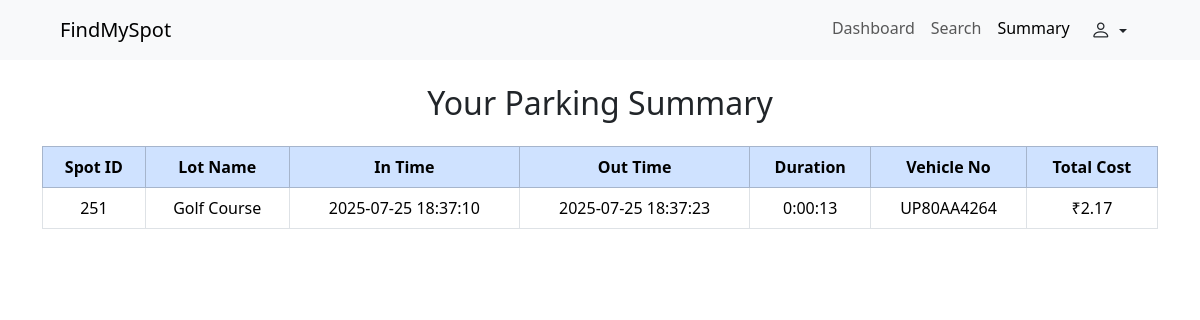
The page /user/summary (signed in) on the database its author committed.
### backend/models.py (models this page shows)
class ParkingLot(db.Model):
    __tablename__ = "Parking_Lot"
    id = db.Column(db.Integer , primary_key = True , autoincrement=True)
    prime_location_name = db.Column(db.String, nullable = False)
    price = db.Column(db.Integer, nullable = False) #####
    address = db.Column(db.String, nullable = False)
    city = db.Column(db.String , nullable = False)
    pin_code = db.Column(db.Integer, nullable = False)
    maximum_number_of_spots = db.Column(db.Integer, nullable = False)
    spots = db.relationship("ParkingSpot", backref = "Parking_Lot")
    reserved_parking_spot = db.relationship("ReservedParkingSpot" , backref="Parking_Lot")

class ReservedParkingSpot(db.Model):
    __tablename__ = "Reserved_Parking_Spot"
    id = db.Column(db.Integer , primary_key = True , autoincrement=True)
    spot_id = db.Column(db.Integer, db.ForeignKey("Parking_Spot.id"), nullable = False)
    user_id = db.Column(db.Integer, db.ForeignKey("user.id"), nullable = False)
    lot_id = db.Column(db.Integer, db.ForeignKey('Parking_Lot.id'), nullable=False)
    parking_timestamp = db.Column(db.String, nullable = False)
    leaving_timestamp = db.Column(db.String, nullable = False)
    vehicle_number = db.Column(db.String, nullable = False)
    parkingCost_unitTime = db.Column(db.Integer, nullable = False) ####
    total_cost = db.Column(db.Float, nullable=True)

### backend/routes.py (the view)
@app.route('/user/summary')
@login_required
def user_summary():
    from datetime import datetime
    bookings = ReservedParkingSpot.query.filter_by(user_id=current_user.id).all()
    summary_data = []
    for booking in bookings:
        if booking.leaving_timestamp != "Not yet left":
            in_time = datetime.strptime(booking.parking_timestamp, "%Y-%m-%d %H:%M:%S")
            out_time = datetime.strptime(booking.leaving_timestamp, "%Y-%m-%d %H:%M:%S")
            duration = out_time - in_time
            total_cost = booking.total_cost or round((duration.total_seconds() / 3600) * booking.parkingCost_unitTime, 2)
            summary_data.append({
                'spot_id': booking.spot_id,
                'lot_name': booking.Parking_Lot.prime_location_name,
                'in_time': booking.parking_timestamp,
                'out_time': booking.leaving_timestamp,
                'duration': str(duration),
                'vehicle_number': booking.vehicle_number,
                'cost': f"₹{total_cost:.2f}"
            })
    return render_template('/user/summary.html', summary_data=summary_data)

### app.py (called while the page is built)
def create_app():
    app = Flask(__name__)
    app.config["SQLALCHEMY_DATABASE_URI"] = "sqlite:///vehicle__app_db.sqlite3"
    app.config["SECRET_KEY"] = "thisismayankdhangar"
    db.init_app(app)
    login_manager = LoginManager(app)
    @login_manager.user_loader
    def load_user(email): #taking the id from cookies
        return db.session.query(User).filter_by(email = email).first() or db.session.query(Admin).filter_by(email = email).first()
    app.app_context().push()
    db.create_all()
    return app

### templates/user/summary.html (shortened to what this page needs)
<!DOCTYPE html>
<html lang="en">
<head>
    <link href="https://cdn.jsdelivr.net/npm/bootstrap@5.3.7/dist/css/bootstrap.min.css" rel="stylesheet"
>
    <link rel="stylesheet" href="https://cdn.jsdelivr.net/npm/bootstrap-icons@1.13.1/font/bootstrap-icons.min.css">
</head>
<body>
    <nav class="navbar sticky-top navbar-expand-lg bg-body-tertiary">
        <div class="container-fluid ms-5">
            <a class="navbar-brand" href="#">FindMySpot</a>
            <div class="collapse navbar-collapse" id="navbarSupportedContent">
                <ul class="navbar-nav ms-auto me-5">
                    <li class="nav-item">
                        <a class="nav-link" href="/user/dashboard">Dashboard</a>
                    </li>
                    <li class="nav-item">
                        <a class="nav-link" href="/user/search">Search</a>
                    </li>
                    <li class="nav-item">
                        <a class="nav-link active" aria-current="page"href="/user/summary">Summary</a>
                    </li>
                    <div class="dropdown">
                        <button class="btn dropdown-toggle" type="button" data-bs-toggle="dropdown"
                            aria-expanded="false">
                            <i class="bi bi-person fs-5"></i>
                        </button>
                    </div>
                </ul>
            </div>
        </div>
    </nav>
    <div class="container mt-4">
        <h2 class="mb-4 text-center">Your Parking Summary</h2>
        {% if summary_data %}
        <div class="table-responsive text-center">
            <table class="table table-bordered table-hover">
                <thead class="table-primary">
                    <tr>
                        <th>Spot ID</th>
                        <th>Lot Name</th>
                        <th>In Time</th>
                        <th>Out Time</th>
                        <th>Duration</th>
                        <th>Vehicle No</th>
                        <th>Total Cost</th>
                    </tr>
                </thead>
                <tbody>
                    {% for entry in summary_data %}
                    <tr>
                        <td>{{ entry.spot_id }}</td>
                        <td>{{ entry.lot_name }}</td>
                        <td>{{ entry.in_time }}</td>
                        <td>{{ entry.out_time }}</td>
                        <td>{{ entry.duration }}</td>
                        <td>{{ entry.vehicle_number }}</td>
                        <td>{{ entry.cost }}</td>
                    </tr>
                    {% endfor %}
                </tbody>
            </table>
        </div>
        {% else %}
            <p class="text-muted">No completed bookings yet.</p>
        {% endif %}
    </div>
</body>
</html>

### rows shown on the page
ParkingLot: lot_name "Golf Course"
ReservedParkingSpot: in_time "2025-07-25 18:37:10", out_time "2025-07-25 18:37:23", vehicle_number "UP80AA4264"

### other values the page prints
{{ entry.spot_id }} "251"
{{ entry.duration }} "0:00:13"
{{ entry.cost }} "₹2.17"
